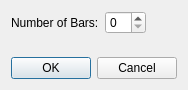
<?xml version="1.0" encoding="UTF-8"?>
<ui version="4.0">
 <class>MultiBarRestDialog</class>
 <widget class="QDialog" name="MultiBarRestDialog">
  <property name="windowModality">
   <enum>Qt::WindowModal</enum>
  </property>
  <property name="geometry">
   <rect>
    <x>0</x>
    <y>0</y>
    <width>181</width>
    <height>90</height>
   </rect>
  </property>
  <property name="windowTitle">
   <string>Multi-Bar Rest</string>
  </property>
  <property name="modal">
   <bool>true</bool>
  </property>
  <layout class="QVBoxLayout" name="verticalLayout">
   <item>
    <layout class="QFormLayout" name="formLayout">
     <property name="fieldGrowthPolicy">
      <enum>QFormLayout::ExpandingFieldsGrow</enum>
     </property>
     <item row="0" column="0">
      <widget class="QLabel" name="numberOfBarsLabel">
       <property name="text">
        <string>Number of Bars:</string>
       </property>
      </widget>
     </item>
     <item row="0" column="1">
      <widget class="QSpinBox" name="numberOfBarsSpinBox"/>
     </item>
    </layout>
   </item>
   <item>
    <widget class="QDialogButtonBox" name="buttonBox">
     <property name="orientation">
      <enum>Qt::Horizontal</enum>
     </property>
     <property name="standardButtons">
      <set>QDialogButtonBox::Cancel|QDialogButtonBox::Ok</set>
     </property>
    </widget>
   </item>
  </layout>
 </widget>
 <resources/>
</ui>
